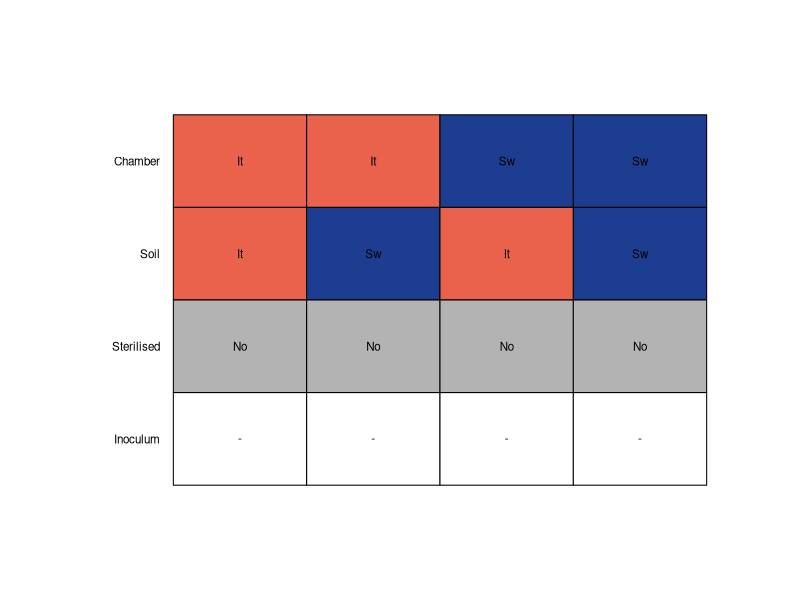
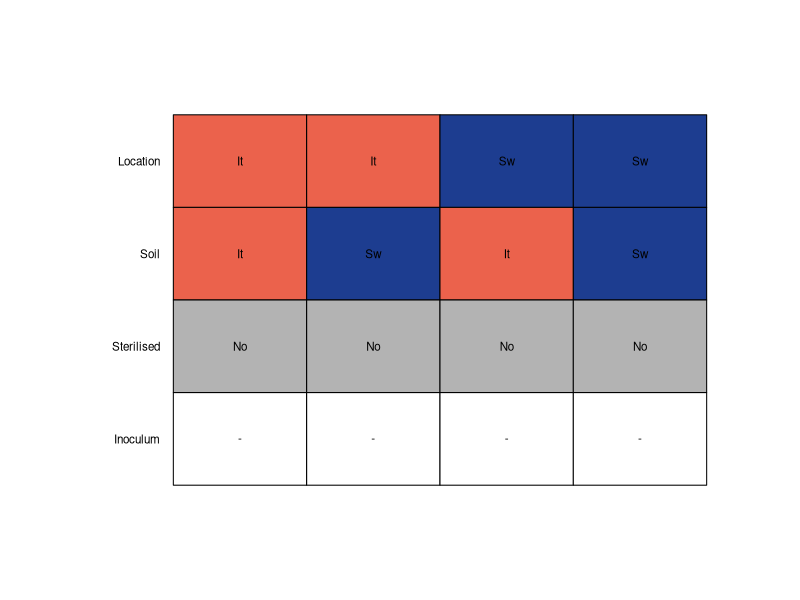
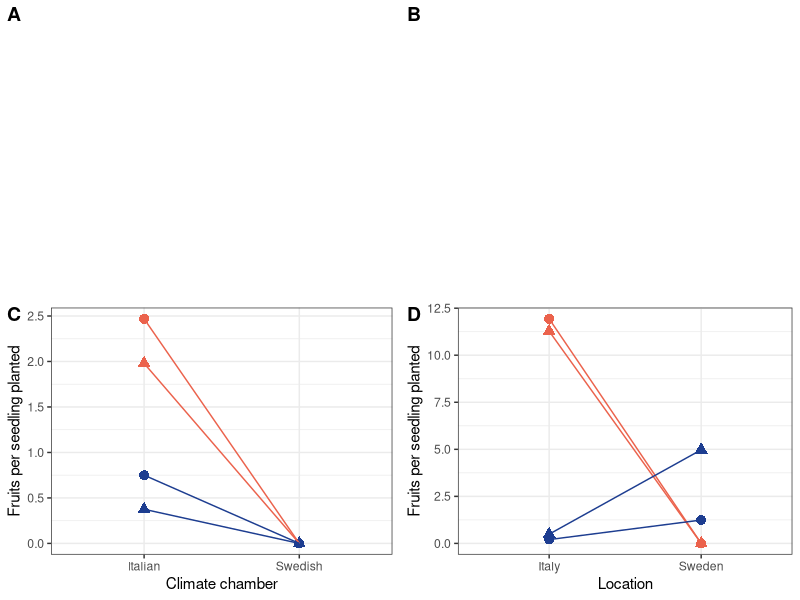
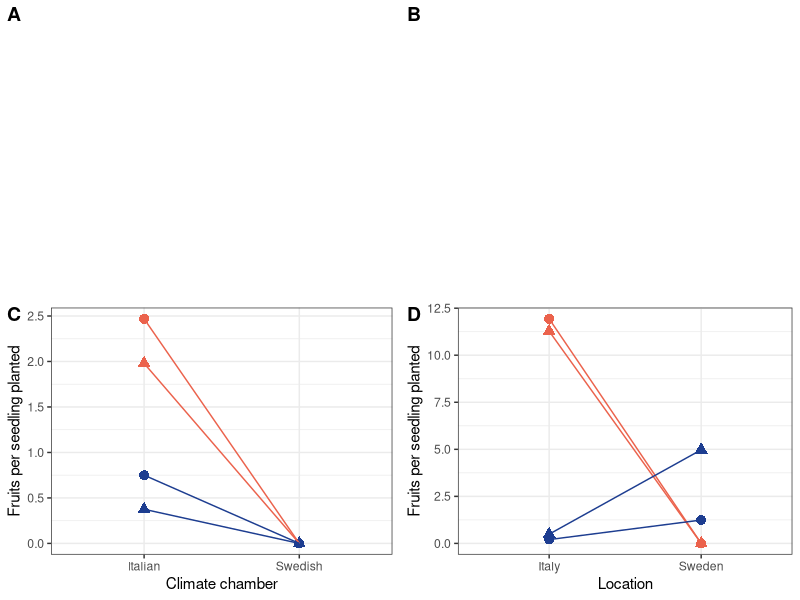

Write the R code that produced these figures, in order.
library(tidyverse)
library(cowplot)

# Data from the field experiment
field <- read_csv(
  "plant_fitness/field_expt_fitness_data.csv", col_types = 'ffffffi'
)
# Data from the chamber experiment
gnoto <- read_csv(
  "plant_fitness/gnotobiotic_expt_fitness_data.csv",
  col_types = 'ffffffffdi'
)

# Create illustration of treatments for figure S4A

field_native <- list()

font_size= 0.7
par(mar = c(0,4,0,0))
plot(c(0,5), c(0,-3), type='n', axes=F, xlab = "", ylab="")
# Draw boxes under the plot
rect((1:4)-0.5, -0.5, (1:4)+0.5, -1, col = rep(c("#eb624c", "#1d3d90ff"), each=2))
rect((1:4)-0.5, -1,   (1:4)+0.5, -1.5,  col = rep(c("#eb624c", "#1d3d90ff"), each=1))
rect((1:4)-0.5, -1.5, (1:4)+0.5, -2, col = 'gray70')
rect((1:4)-0.5, -2,   (1:4)+0.5, -2.5, col = 0)
# Insert labels in the boxes
text(1:4, -0.75, rep(c("It", "Sw"), each= 2), cex=font_size)
text(1:4, -1.25, rep(c("It", "Sw"), each=1), cex=font_size)
text(1:4, -1.75, "No", cex=font_size)
text(1:4, -2.25, "-", cex=font_size)

text(0.4, -0.75, "Chamber",   xpd=NA, adj = c(1,0.5), cex=font_size)
text(0.4, -1.25, "Soil",      xpd=NA, adj = c(1,0.5), cex=font_size)
text(0.4, -1.75, "Sterilised",xpd=NA, adj = c(1,0.5), cex=font_size)
text(0.4, -2.25, "Inoculum",      xpd=NA, adj = c(1,0.5), cex=font_size)

field_native$trt_native <- recordPlot()


# Create illustration of treatments for figure S4B
font_size= 0.7
par(mar = c(0,4,0,0))
plot(c(0,5), c(0,-3), type='n', axes=F, xlab = "", ylab="")
# Draw boxes under the plot
rect((1:4)-0.5, -0.5, (1:4)+0.5, -1, col = rep(c("#eb624c", "#1d3d90ff"), each=2))
rect((1:4)-0.5, -1,   (1:4)+0.5, -1.5,  col = rep(c("#eb624c", "#1d3d90ff"), each=1))
rect((1:4)-0.5, -1.5, (1:4)+0.5, -2, col = 'gray70')
rect((1:4)-0.5, -2,   (1:4)+0.5, -2.5, col = 0)
# Insert labels in the boxes
text(1:4, -0.75, rep(c("It", "Sw"), each= 2), cex=font_size)
text(1:4, -1.25, rep(c("It", "Sw"), each=1), cex=font_size)
text(1:4, -1.75, "No", cex=font_size)
text(1:4, -2.25, "-", cex=font_size)

text(0.4, -0.75, "Location",   xpd=NA, adj = c(1,0.5), cex=font_size)
text(0.4, -1.25, "Soil",      xpd=NA, adj = c(1,0.5), cex=font_size)
text(0.4, -1.75, "Sterilised",xpd=NA, adj = c(1,0.5), cex=font_size)
text(0.4, -2.25, "Inoculum",      xpd=NA, adj = c(1,0.5), cex=font_size)

field_native$trt_field<- recordPlot()


field_native$int_native <- gnoto %>%
  filter(soil %in% c("Italy", "Sweden"), autoclaved == 0) %>% 
  group_by(chamber, soil, genotype) %>% 
  summarise(
    mean = mean(fruits_per_seedling)
  ) %>% 
  mutate(
    Soil = ifelse(soil == "Italy", "Italian soil", "Swedish soil"),
    Genotype = ifelse(genotype == "It", "Italian", "Swedish")
  ) %>% 
  ggplot(aes(
    x = chamber, y = mean, colour = Genotype,
    shape = Soil, group= paste(Genotype, Soil),
  )) +
  geom_point(size = 3) + 
  geom_line() +
  theme_bw() + 
  scale_colour_manual(values = c('#eb624c', '#1d3d90ff')) +
  labs(
    x = "Climate chamber",
    y = "Fruits per seedling planted"
  ) + 
  theme(legend.position="none")

field_native$int_field <- field %>% 
  group_by(location, soil, genotype) %>% 
  summarise(
    mean = mean(fruits_per_seedling, na.rm=TRUE)
  ) %>% 
  mutate(
    Soil = ifelse(soil == "It", "Italian soil", "Swedish soil"),
    Genotype = ifelse(genotype == "Italy", "Italian", "Swedish")
  ) %>% 
  ggplot(aes(
    x = location, y = mean, colour = Genotype,
    shape = Soil, group= paste(Genotype, Soil),
  )) +
  geom_point(size = 3) + 
  geom_line() +
  theme_bw() + 
  scale_colour_manual(values = c('#eb624c', '#1d3d90ff')) +
  labs(
    x = "Location",
    y = "Fruits per seedling planted"
  ) +
  theme(legend.position="none")

plot_grid(
  field_native$trt_native,
  field_native$trt_field,
  field_native$int_native,
  field_native$int_field,
  ncol=2, nrow=2,
  labels = "AUTO",
  heights = c(1,2)
) +
  guides(
    colour = guide_legend(override.aes = list(linetype = 0, shape = 15))
  )

ggsave(
  "plant_fitness/fig_S4.pdf",
  device = "pdf",
  width=16.9, height  = 16,
  units = "cm"
)

